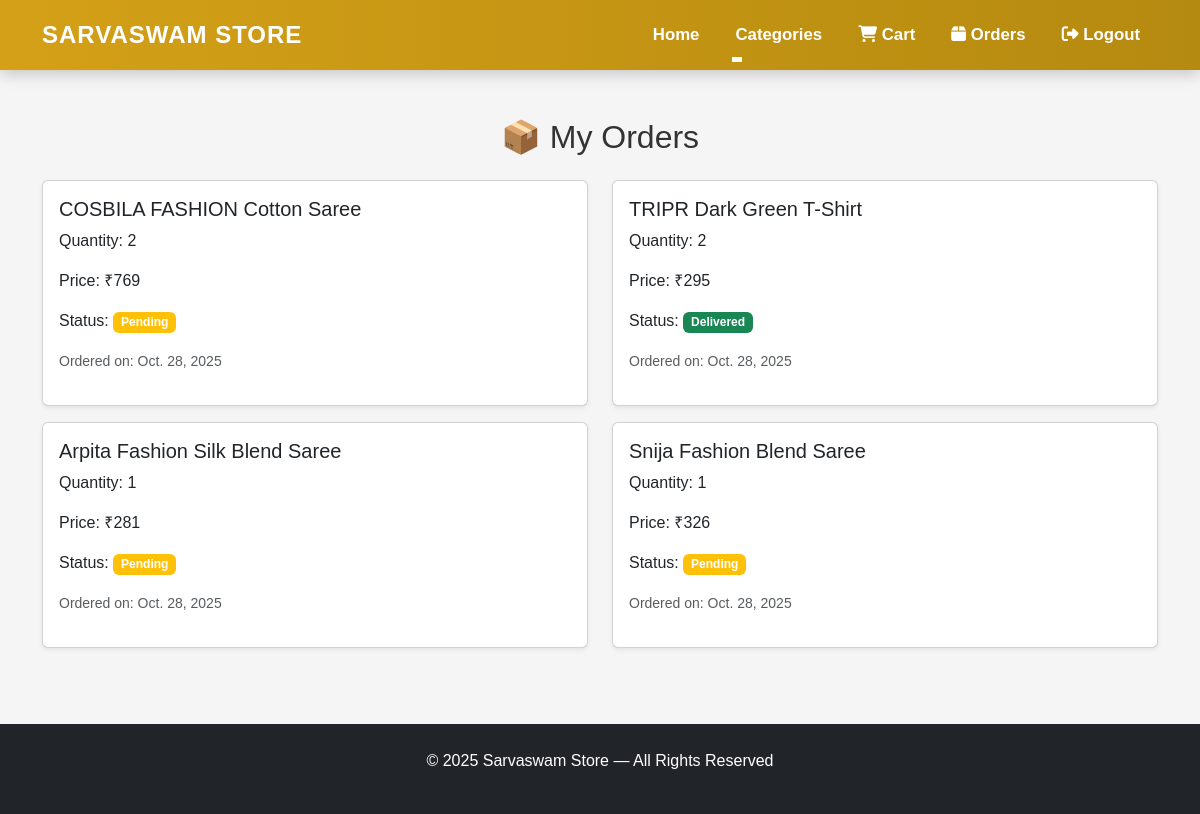
Screenshot of /orders (signed in) with the database file from the repository.
### store/models.py (models this page shows, shortened)
class Order(models.Model):
    product = models.ForeignKey(Products, on_delete=models.CASCADE)
    customer = models.ForeignKey(Customer, on_delete=models.CASCADE)
    quantity = models.IntegerField(default=1)
    price = models.IntegerField()
    address = models.CharField(max_length=200, default='', blank=True)
    phone = models.CharField(max_length=15, default='', blank=True)
    date = models.DateField(default=date.today)
    status = models.BooleanField(default=False)
    @staticmethod
    def get_orders_by_customer(customer_id):
        return Order.objects.filter(customer=customer_id).order_by('-date')
    def __str__(self):
        return f"Order {self.id} - {self.product.name} ({self.customer.first_name})"

class Products(models.Model):
    name = models.CharField(max_length=60)
    price = models.IntegerField(default=0)
    category = models.ForeignKey(Category, on_delete=models.CASCADE, default=1)
    description = models.CharField(max_length=250, default='', blank=True, null=True)
    image = models.ImageField(upload_to='uploads/products/')

### store/middlewares/auth.py (the view)
    def middleware(request):
        if not request.session.get('customer'):
            return redirect('login')
        response = get_response(request)
        return response

### store/views/orders.py (called while the page is built)
    def get(self, request):
        customer = request.session.get('customer')
        orders = Order.get_orders_by_customer(customer)
        print(orders)
        return render(request, 'orders.html', {'orders': orders})

### store/templates/orders.html (shortened to what this page needs)
{% extends 'base.html' %}
{% block content %}
<h2 class="mb-4 text-center">📦 My Orders</h2>
{% if orders %}
<div class="row">
  {% for order in orders %}
  <div class="col-md-6 mb-3">
    <div class="card shadow-sm p-3">
      <h5>{{ order.product.name }}</h5>
      <p>Quantity: {{ order.quantity }}</p>
      <p>Price: ₹{{ order.price }}</p>
      <p>Status:
        {% if order.status %}
          <span class="badge bg-success">Delivered</span>
        {% else %}
          <span class="badge bg-warning">Pending</span>
        {% endif %}
      </p>
      <p><small class="text-muted">Ordered on: {{ order.date }}</small></p>
    </div>
  </div>
  {% endfor %}
</div>
{% else %}
<p class="text-center text-muted">No orders found 📭</p>
{% endif %}
{% endblock %}

### store/templates/base.html (style rules this page uses)
:root { --primary-color: #d4a017; --dark-color: #212529; }
body { background: #f5f5f5; font-family: 'Poppins', sans-serif; color: #333; }

### rows the page displays
Order: product.name "COSBILA FASHION Cotton Saree", quantity "2", price "769", status "Pending", date "Oct. 28, 2025"
Order: product.name "TRIPR Dark Green T-Shirt", quantity "2", price "295", status "Delivered", date "Oct. 28, 2025"
Order: product.name "Arpita Fashion Silk Blend Saree", quantity "1", price "281", status "Pending", date "Oct. 28, 2025"
Order: product.name "Snija Fashion Blend Saree", quantity "1", price "326", status "Pending", date "Oct. 28, 2025"
